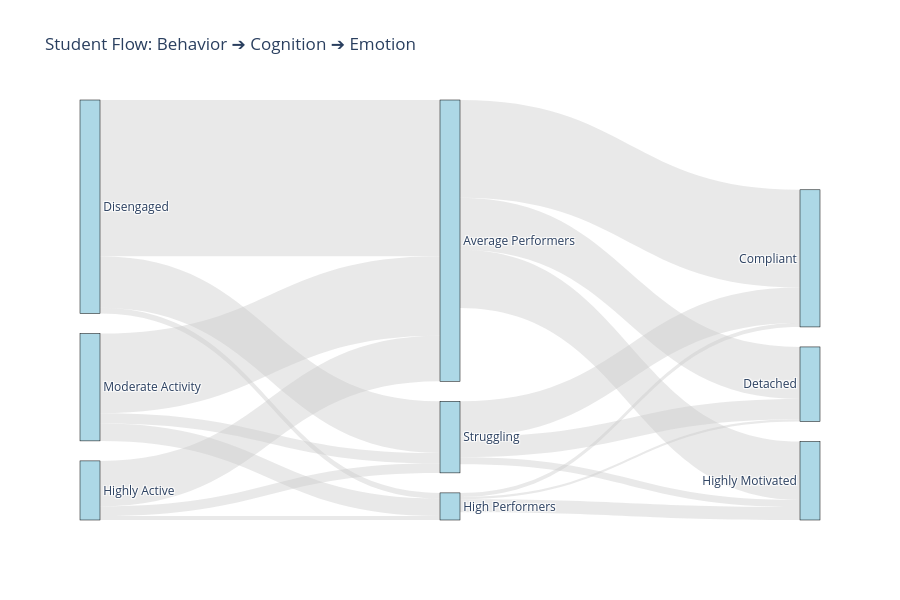

Source (notebook cell):
### Code cell
import plotly.graph_objects as go

behav_cols = ['num_sessions', 'event_density', 'active_days_per_week', 'usage_regularity']
cog_cols = ['avg_success_rate', 'learning_efficiency', 'persistence_score']
emo_cols = ['intrinsic_motivation_ratio', 'system_adhesion_ratio']

behav_scaled = scaler.fit_transform(student_profiles[behav_cols])
behav_kmeans = KMeans(n_clusters=4, random_state=42, n_init=10).fit(behav_scaled)
student_profiles['behav_cluster'] = behav_kmeans.labels_

cog_scaled = scaler.fit_transform(student_profiles[cog_cols])
cog_kmeans = KMeans(n_clusters=4, random_state=42, n_init=10).fit(cog_scaled)
student_profiles['cog_cluster'] = cog_kmeans.labels_

emo_scaled = scaler.fit_transform(student_profiles[emo_cols])
emo_kmeans = KMeans(n_clusters=4, random_state=42, n_init=10).fit(emo_scaled)
student_profiles['emo_cluster'] = emo_kmeans.labels_

# Rank Behavioral by active days
behav_means = student_profiles.groupby('behav_cluster')[behav_cols].mean()
behav_rank = behav_means['active_days_per_week'].sort_values().index
behav_map = {behav_rank[0]: "1. Disengaged", behav_rank[1]: "1. Moderate Activity", behav_rank[2]: "1. Highly Active"}

# Rank Cognitive by success rate
cog_means = student_profiles.groupby('cog_cluster')[cog_cols].mean()
cog_rank = cog_means['avg_success_rate'].sort_values().index
cog_map = {cog_rank[0]: "2. Struggling", cog_rank[1]: "2. Average Performers", cog_rank[2]: "2. High Performers"}

# Rank Emotional by system adhesion
emo_means = student_profiles.groupby('emo_cluster')[emo_cols].mean()
emo_rank = emo_means['system_adhesion_ratio'].sort_values().index
emo_map = {emo_rank[0]: "3. Detached", emo_rank[1]: "3. Compliant", emo_rank[2]: "3. Highly Motivated"}

student_profiles['Behavior'] = student_profiles['behav_cluster'].map(behav_map)
student_profiles['Cognition'] = student_profiles['cog_cluster'].map(cog_map)
student_profiles['Emotion'] = student_profiles['emo_cluster'].map(emo_map)


# How do Behavior and Emotion intersect?
plt.figure(figsize=(8, 5))
behav_vs_emo = pd.crosstab(student_profiles['Behavior'], student_profiles['Emotion'])
sns.heatmap(behav_vs_emo, annot=True, fmt='d', cmap='Reds', cbar=False)
plt.title("Student Intersections: Behavior vs. Emotion")
plt.ylabel("Behavioral Engagement")
plt.xlabel("Emotional State")
plt.tight_layout()
plt.show()



print("Top 5 student trajectories")
super_personas = student_profiles.groupby(['Behavior', 'Cognition', 'Emotion']).size().reset_index(name='Student Count')
super_personas = super_personas.sort_values(by='Student Count', ascending=False)
display(super_personas.head(5))

all_nodes = list(behav_map.values()) + list(cog_map.values()) + list(emo_map.values())
node_dict = {name: i for i, name in enumerate(all_nodes)}

sources = []
targets = []
values = []

# Behavior -> Cognition
flow1 = student_profiles.groupby(['Behavior', 'Cognition']).size().reset_index(name='count')
for _, row in flow1.iterrows():
    sources.append(node_dict[row['Behavior']])
    targets.append(node_dict[row['Cognition']])
    values.append(row['count'])

#Cognition -> Emotion
flow2 = student_profiles.groupby(['Cognition', 'Emotion']).size().reset_index(name='count')
for _, row in flow2.iterrows():
    sources.append(node_dict[row['Cognition']])
    targets.append(node_dict[row['Emotion']])
    values.append(row['count'])

# Create and show Sankey plot
fig = go.Figure(data=[go.Sankey(
    node=dict(
        pad=20,
        thickness=20,
        line=dict(color="black", width=0.5),
        label=[name.split('. ')[1] for name in all_nodes], # Remove the "1." prefix for a cleaner look
        color="lightblue"
    ),
    link=dict(
        source=sources,
        target=targets,
        value=values,
        color="rgba(200, 200, 200, 0.4)"
    )
)])

fig.update_layout(title_text="Student Flow: Behavior ➔ Cognition ➔ Emotion", font_size=12, height=600)
fig.show()

### Figure 1 — Plotly figure (JSON) as saved in the notebook; plotly's stock layout.template omitted (floating-point values rounded to 4 significant figures)
{"data": [{"link": {"color": "rgba(200, 200, 200, 0.4)", "source": [0, 0, 0, 2, 2, 2, 1, 1, 1, 4, 4, 4, 5, 5, 5, 3, 3, 3], "target": [4, 5, 3, 4, 5, 3, 4, 5, 3, 7, 6, 8, 7, 6, 8, 7, 6, 8], "value": [5690, 205, 1885, 1658, 148, 348, 2904, 635, 375, 3558, 1896, 2127, 147, 81, 476, 1293, 741, 257]}, "node": {"color": "lightblue", "label": ["Disengaged", "Moderate Activity", "Highly Active", "Struggling", "Average Performers", "High Performers", "Detached", "Compliant", "Highly Motivated"], "line": {"color": "black", "width": 0.5}, "pad": 20, "thickness": 20}, "type": "sankey"}], "layout": {"font": {"size": 12}, "height": 600, "title": {"text": "Student Flow: Behavior ➔ Cognition ➔ Emotion"}}}
